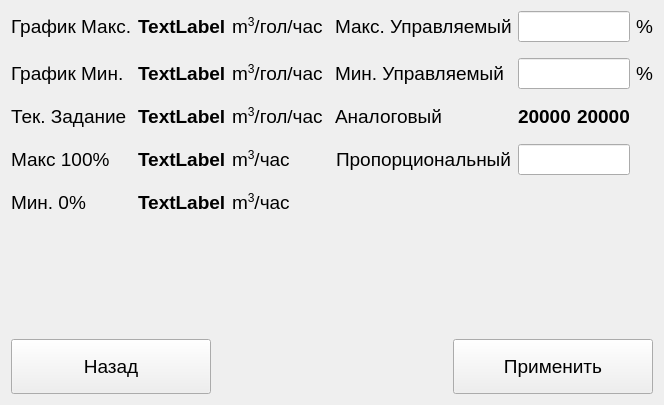
<?xml version="1.0" encoding="UTF-8"?>
<ui version="4.0">
 <class>VentControllerConfigFrame</class>
 <widget class="QWidget" name="VentControllerConfigFrame">
  <property name="geometry">
   <rect>
    <x>0</x>
    <y>0</y>
    <width>659</width>
    <height>405</height>
   </rect>
  </property>
  <property name="font">
   <font>
    <pointsize>14</pointsize>
   </font>
  </property>
  <property name="windowTitle">
   <string>Form</string>
  </property>
  <layout class="QGridLayout" name="gridLayout">
   <item row="7" column="0">
    <widget class="QLabel" name="label_9">
     <property name="text">
      <string>Макс 100%</string>
     </property>
    </widget>
   </item>
   <item row="9" column="0">
    <widget class="QLabel" name="label_10">
     <property name="text">
      <string>Мин. 0%</string>
     </property>
    </widget>
   </item>
   <item row="0" column="3">
    <spacer name="horizontalSpacer">
     <property name="orientation">
      <enum>Qt::Horizontal</enum>
     </property>
     <property name="sizeHint" stdset="0">
      <size>
       <width>40</width>
       <height>20</height>
      </size>
     </property>
    </spacer>
   </item>
   <item row="0" column="7">
    <widget class="QLabel" name="label_14">
     <property name="text">
      <string>%</string>
     </property>
    </widget>
   </item>
   <item row="7" column="4">
    <widget class="QLabel" name="label_13">
     <property name="text">
      <string>Пропорциональный</string>
     </property>
     <property name="alignment">
      <set>Qt::AlignCenter</set>
     </property>
    </widget>
   </item>
   <item row="10" column="0">
    <spacer name="verticalSpacer">
     <property name="orientation">
      <enum>Qt::Vertical</enum>
     </property>
     <property name="sizeHint" stdset="0">
      <size>
       <width>20</width>
       <height>40</height>
      </size>
     </property>
    </spacer>
   </item>
   <item row="1" column="0">
    <spacer name="verticalSpacer_3">
     <property name="orientation">
      <enum>Qt::Vertical</enum>
     </property>
     <property name="sizeType">
      <enum>QSizePolicy::Fixed</enum>
     </property>
     <property name="sizeHint" stdset="0">
      <size>
       <width>20</width>
       <height>10</height>
      </size>
     </property>
    </spacer>
   </item>
   <item row="5" column="5">
    <widget class="QLabel" name="lblAnalogMin">
     <property name="font">
      <font>
       <pointsize>14</pointsize>
       <weight>75</weight>
       <bold>true</bold>
      </font>
     </property>
     <property name="text">
      <string>20000</string>
     </property>
    </widget>
   </item>
   <item row="0" column="4">
    <widget class="QLabel" name="label_7">
     <property name="text">
      <string>Макс. Управляемый</string>
     </property>
    </widget>
   </item>
   <item row="9" column="1">
    <widget class="QLabel" name="lblMinPerformance">
     <property name="font">
      <font>
       <pointsize>14</pointsize>
       <weight>75</weight>
       <bold>true</bold>
      </font>
     </property>
     <property name="text">
      <string>TextLabel</string>
     </property>
    </widget>
   </item>
   <item row="7" column="2">
    <widget class="QLabel" name="label_11">
     <property name="text">
      <string>m&lt;sup&gt;3&lt;/sup&gt;/час</string>
     </property>
    </widget>
   </item>
   <item row="0" column="0">
    <widget class="QLabel" name="label">
     <property name="text">
      <string>График Макс.</string>
     </property>
    </widget>
   </item>
   <item row="11" column="0" colspan="8">
    <layout class="QHBoxLayout" name="horizontalLayout">
     <item>
      <widget class="QPushButton" name="btnReturn">
       <property name="minimumSize">
        <size>
         <width>200</width>
         <height>55</height>
        </size>
       </property>
       <property name="maximumSize">
        <size>
         <width>16777215</width>
         <height>55</height>
        </size>
       </property>
       <property name="text">
        <string>Назад</string>
       </property>
       <property name="icon">
        <iconset resource="../Resources.qrc">
         <normaloff>:/Images/return.png</normaloff>:/Images/return.png</iconset>
       </property>
       <property name="iconSize">
        <size>
         <width>42</width>
         <height>42</height>
        </size>
       </property>
      </widget>
     </item>
     <item>
      <spacer name="horizontalSpacer_2">
       <property name="orientation">
        <enum>Qt::Horizontal</enum>
       </property>
       <property name="sizeHint" stdset="0">
        <size>
         <width>40</width>
         <height>20</height>
        </size>
       </property>
      </spacer>
     </item>
     <item>
      <widget class="QPushButton" name="btnApply">
       <property name="minimumSize">
        <size>
         <width>200</width>
         <height>55</height>
        </size>
       </property>
       <property name="maximumSize">
        <size>
         <width>16777215</width>
         <height>55</height>
        </size>
       </property>
       <property name="text">
        <string>Применить</string>
       </property>
       <property name="icon">
        <iconset resource="../Resources.qrc">
         <normaloff>:/Images/accept.png</normaloff>:/Images/accept.png</iconset>
       </property>
       <property name="iconSize">
        <size>
         <width>42</width>
         <height>42</height>
        </size>
       </property>
      </widget>
     </item>
    </layout>
   </item>
   <item row="0" column="2">
    <widget class="QLabel" name="label_4">
     <property name="text">
      <string>m&lt;sup&gt;3&lt;/sup&gt;/гол/час</string>
     </property>
    </widget>
   </item>
   <item row="7" column="1">
    <widget class="QLabel" name="lblMaxPerformance">
     <property name="font">
      <font>
       <pointsize>14</pointsize>
       <weight>75</weight>
       <bold>true</bold>
      </font>
     </property>
     <property name="text">
      <string>TextLabel</string>
     </property>
    </widget>
   </item>
   <item row="2" column="7">
    <widget class="QLabel" name="label_15">
     <property name="text">
      <string>%</string>
     </property>
    </widget>
   </item>
   <item row="2" column="0">
    <widget class="QLabel" name="label_2">
     <property name="text">
      <string>График Мин.</string>
     </property>
    </widget>
   </item>
   <item row="3" column="0">
    <spacer name="verticalSpacer_2">
     <property name="orientation">
      <enum>Qt::Vertical</enum>
     </property>
     <property name="sizeType">
      <enum>QSizePolicy::Fixed</enum>
     </property>
     <property name="sizeHint" stdset="0">
      <size>
       <width>20</width>
       <height>10</height>
      </size>
     </property>
    </spacer>
   </item>
   <item row="6" column="0">
    <spacer name="verticalSpacer_4">
     <property name="orientation">
      <enum>Qt::Vertical</enum>
     </property>
     <property name="sizeType">
      <enum>QSizePolicy::Fixed</enum>
     </property>
     <property name="sizeHint" stdset="0">
      <size>
       <width>20</width>
       <height>10</height>
      </size>
     </property>
    </spacer>
   </item>
   <item row="9" column="2">
    <widget class="QLabel" name="label_12">
     <property name="text">
      <string>m&lt;sup&gt;3&lt;/sup&gt;/час</string>
     </property>
    </widget>
   </item>
   <item row="5" column="0">
    <widget class="QLabel" name="label_3">
     <property name="text">
      <string>Тек. Задание</string>
     </property>
    </widget>
   </item>
   <item row="0" column="1">
    <widget class="QLabel" name="lblProfileMax">
     <property name="font">
      <font>
       <pointsize>14</pointsize>
       <weight>75</weight>
       <bold>true</bold>
      </font>
     </property>
     <property name="text">
      <string>TextLabel</string>
     </property>
    </widget>
   </item>
   <item row="8" column="0">
    <spacer name="verticalSpacer_5">
     <property name="orientation">
      <enum>Qt::Vertical</enum>
     </property>
     <property name="sizeType">
      <enum>QSizePolicy::Fixed</enum>
     </property>
     <property name="sizeHint" stdset="0">
      <size>
       <width>20</width>
       <height>10</height>
      </size>
     </property>
    </spacer>
   </item>
   <item row="2" column="4">
    <widget class="QLabel" name="label_8">
     <property name="text">
      <string>Мин. Управляемый</string>
     </property>
    </widget>
   </item>
   <item row="5" column="2">
    <widget class="QLabel" name="label_6">
     <property name="text">
      <string>m&lt;sup&gt;3&lt;/sup&gt;/гол/час</string>
     </property>
    </widget>
   </item>
   <item row="2" column="2">
    <widget class="QLabel" name="label_5">
     <property name="text">
      <string>m&lt;sup&gt;3&lt;/sup&gt;/гол/час</string>
     </property>
    </widget>
   </item>
   <item row="5" column="1">
    <widget class="QLabel" name="lblSetpoint">
     <property name="font">
      <font>
       <pointsize>14</pointsize>
       <weight>75</weight>
       <bold>true</bold>
      </font>
     </property>
     <property name="text">
      <string>TextLabel</string>
     </property>
    </widget>
   </item>
   <item row="2" column="1">
    <widget class="QLabel" name="lblProfileMin">
     <property name="font">
      <font>
       <pointsize>14</pointsize>
       <weight>75</weight>
       <bold>true</bold>
      </font>
     </property>
     <property name="text">
      <string>TextLabel</string>
     </property>
    </widget>
   </item>
   <item row="5" column="4">
    <widget class="QLabel" name="label_16">
     <property name="text">
      <string>Аналоговый</string>
     </property>
    </widget>
   </item>
   <item row="5" column="6">
    <widget class="QLabel" name="lblAnalogMax">
     <property name="font">
      <font>
       <pointsize>14</pointsize>
       <weight>75</weight>
       <bold>true</bold>
      </font>
     </property>
     <property name="text">
      <string>20000</string>
     </property>
    </widget>
   </item>
   <item row="2" column="5" colspan="2">
    <widget class="QClickableLineEdit" name="txtAnalogMin"/>
   </item>
   <item row="0" column="5" colspan="2">
    <widget class="QClickableLineEdit" name="txtAnalogMax"/>
   </item>
   <item row="7" column="5" colspan="2">
    <widget class="QClickableLineEdit" name="txtProportional"/>
   </item>
  </layout>
 </widget>
 <customwidgets>
  <customwidget>
   <class>QClickableLineEdit</class>
   <extends>QLineEdit</extends>
   <header location="global">Controls/qclickablelineedit.h</header>
  </customwidget>
 </customwidgets>
 <resources>
  <include location="../Resources.qrc"/>
 </resources>
 <connections/>
</ui>
